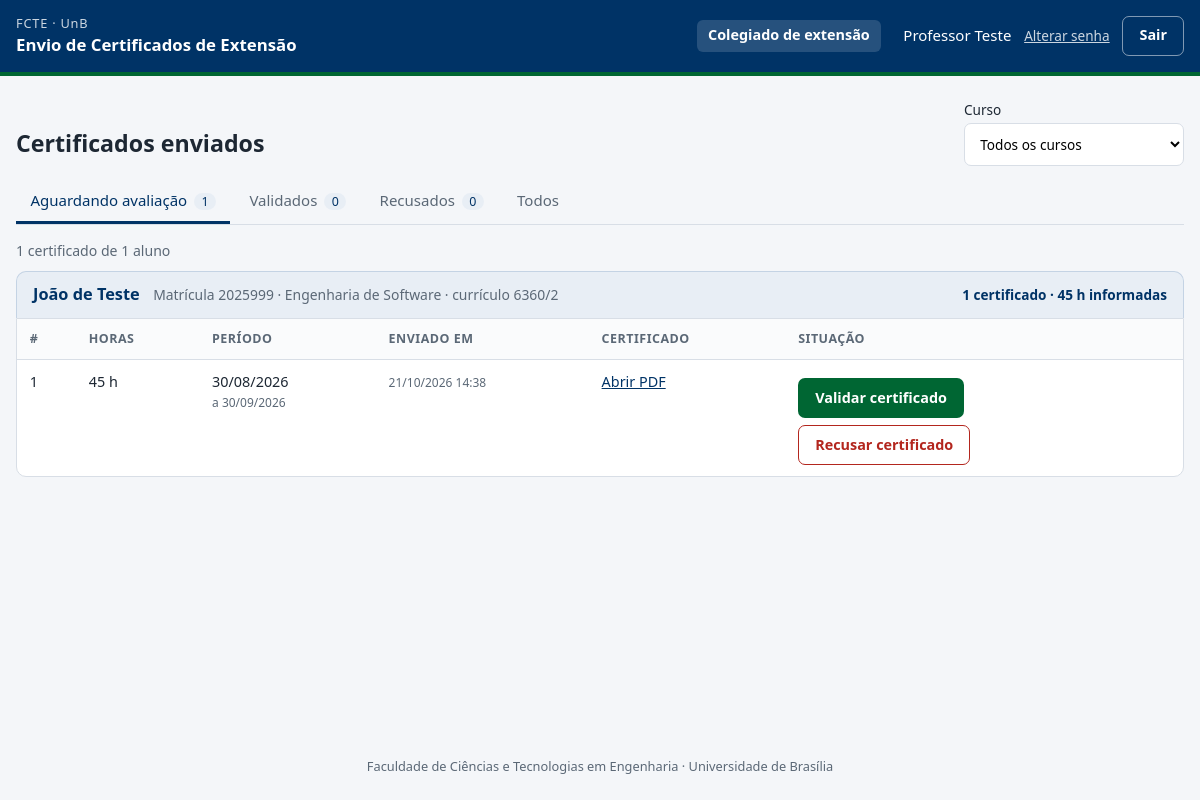
/colegiado/certificados (signed in), run on the app's committed database.
### tables this page shows
CREATE TABLE professores (
    id           INTEGER PRIMARY KEY AUTOINCREMENT,
    email        TEXT NOT NULL UNIQUE,
    nome         TEXT NOT NULL,
    senha_hash   TEXT,
    ativo        INTEGER NOT NULL DEFAULT 1,
    avaliador    INTEGER NOT NULL DEFAULT 1,
    coordenador  INTEGER NOT NULL DEFAULT 0,
    superusuario INTEGER NOT NULL DEFAULT 0,
    trocar_senha INTEGER NOT NULL DEFAULT 0
);

CREATE TABLE certificados (
    id            INTEGER PRIMARY KEY AUTOINCREMENT,
    matricula     TEXT NOT NULL REFERENCES alunos(matricula),
    arquivo       TEXT NOT NULL,
    nome_original TEXT NOT NULL,
    horas         REAL NOT NULL,
    data_inicio   TEXT NOT NULL,
    data_fim      TEXT NOT NULL,
    atuacao       TEXT NOT NULL CHECK (atuacao = 'participante'),
    status        TEXT NOT NULL DEFAULT 'aguardando'
                  CHECK (status IN ('aguardando','validado','recusado')),
    motivo        TEXT,
    horas_validadas REAL,
    reuniao       TEXT,
    lancado_em    TEXT,
    lancado_por   INTEGER REFERENCES professores(id),
    enviado_em    TEXT NOT NULL,
    avaliado_em   TEXT,
    avaliado_por  INTEGER REFERENCES professores(id)
);

CREATE TABLE alunos (
    matricula   TEXT PRIMARY KEY,
    nome        TEXT NOT NULL,
    curso       TEXT NOT NULL,
    curriculo   TEXT,
    senha_hash  TEXT,
    ativo       INTEGER NOT NULL DEFAULT 1
);

### app.py (the view)
@app.route("/colegiado/certificados")
@login_professor_requerido
def admin_painel():
    db = get_db()
    curso = request.args.get("curso", "")
    status = request.args.get("status", "aguardando")
    sql = """SELECT c.*, a.nome, a.curso, a.curriculo, p.nome AS avaliador
             FROM certificados c
             JOIN alunos a ON a.matricula = c.matricula
             LEFT JOIN professores p ON p.id = c.avaliado_por
             WHERE 1 = 1"""
    params = []
    if curso:
        sql += " AND a.curso = ?"
        params.append(curso)
    if status in STATUS:
        sql += " AND c.status = ?"
        params.append(status)
    sql += " ORDER BY c.enviado_em ASC" if status == "aguardando" else " ORDER BY c.enviado_em DESC"
    certs = db.execute(sql, params).fetchall()
    grupos = {}
    for c in certs:
        gr = grupos.setdefault(c["matricula"], {
            "matricula": c["matricula"], "nome": c["nome"], "curso": c["curso"],
            "curriculo": c["curriculo"], "certs": [], "horas": 0.0})
        gr["certs"].append(c)
        gr["horas"] += c["horas"]
    cursos = CURSOS_FCTE
    contagem = {r["status"]: r["n"] for r in db.execute(
        "SELECT status, COUNT(*) AS n FROM certificados GROUP BY status")}
    return render_template("admin_painel.html", grupos=list(grupos.values()), total=len(certs),
                           cursos=cursos, curso=curso, status=status, contagem=contagem)

### app.py (called while the page is built, shortened)
def get_db():
    if "db" not in g:
        g.db = sqlite3.connect(app.config["DATABASE"])
        g.db.row_factory = sqlite3.Row
        g.db.execute("PRAGMA foreign_keys = ON")
    return g.db

def garante_contas_teste(db):
    desejado = "1" if app.config["CONTAS_TESTE"] else "0"
    salvo = db.execute("SELECT valor FROM meta WHERE chave = 'contas_teste'").fetchone()
    if salvo is not None and salvo["valor"] == desejado:
        return

def csrf_token():
    if "_csrf" not in session:
        session["_csrf"] = secrets.token_urlsafe(32)
    return session["_csrf"]

@app.before_request
def antes():
    init_db()
    if request.method == "POST":
        token = request.form.get("csrf_token", "")
        if not token or not secrets.compare_digest(token, session.get("_csrf", "")):
            abort(400, "Sessão expirada. Recarregue a página e tente novamente.")

def carrega_servidor():
    uid = session.get("professor")
    usuario = get_db().execute(
        "SELECT * FROM professores WHERE id = ? AND ativo = 1", (uid,)
    ).fetchone() if uid else None
    if usuario is None:
        session.pop("professor", None)
    return usuario

def servidor_requerido(papel):
    def decorador(view):
        @wraps(view)
        def wrapper(*args, **kwargs):
            usuario = carrega_servidor()
            if usuario is None:
                return redirect(url_for("admin_login"))
            if usuario["trocar_senha"]:
                return redirect(url_for("trocar_senha"))
            if not usuario[papel]:
                flash("Seu perfil não tem acesso a esta área.", "erro")
                return redirect(area_inicial(usuario) or url_for("admin_sair"))
            g.usuario = g.professor = usuario
            g.cursos_coordenados = [r["curso"] for r in get_db().execute(
                "SELECT curso FROM coordenador_cursos WHERE usuario_id = ? ORDER BY curso",
                (usuario["id"],))]
            return view(*args, **kwargs)
        return wrapper
    return decorador

@app.template_filter("data_br")
def data_br(valor):
    if not valor:
        return ""
    try:
        if len(valor) == 10:
            return date.fromisoformat(valor).strftime("%d/%m/%Y")
        return datetime.fromisoformat(valor).strftime("%d/%m/%Y %H:%M")
    except ValueError:
        return valor

@app.template_filter("horas")
def fmt_horas(valor):
    valor = float(valor or 0)
    return (f"{valor:.0f}" if valor.is_integer() else f"{valor:.1f}".replace(".", ",")) + " h"

### templates/admin_painel.html (shortened to what this page needs)
{% extends "base.html" %}
{% block usuario %}
{% include "_servidor_topo.html" %}
{% endblock %}
{% block conteudo %}
<div class="cabecalho-admin">
  <h1>Certificados enviados</h1>
  <form method="get" class="filtros">
    <label>Curso
      <select name="curso" onchange="this.form.submit()">
        <option value="">Todos os cursos</option>
      </select>
    </label>
  </form>
</div>
<nav class="abas">
  {% for chave, rotulo in [('aguardando', 'Aguardando avaliação'), ('validado', 'Validados'), ('recusado', 'Recusados'), ('todos', 'Todos')] %}
    <a href="{{ url_for('admin_painel', status=chave, curso=curso) }}" class="aba {{ 'ativa' if status == chave }}">
      {{ rotulo }}
      {% if chave != 'todos' %}<span class="contador">{{ contagem.get(chave, 0) }}</span>{% endif %}
    </a>
  {% endfor %}
</nav>
{% if not grupos %}
  <p class="vazio cartao">Nenhum certificado encontrado com esses filtros.</p>
{% else %}
<p class="mini-info">{{ total }} certificado{{ 's' if total != 1 }} de {{ grupos|length }} aluno{{ 's' if grupos|length != 1 }}</p>
{% for gr in grupos %}
<section class="grupo-aluno">
  <header class="grupo-cabecalho">
    <div>
      <strong class="grupo-nome">{{ gr.nome }}</strong>
      <span class="grupo-dados">Matrícula {{ gr.matricula }} · {{ gr.curso }}{% if gr.curriculo %} · currículo {{ gr.curriculo }}{% endif %}</span>
    </div>
    <span class="grupo-resumo">{{ gr.certs|length }} certificado{{ 's' if gr.certs|length != 1 }} · {{ gr.horas|horas }} informadas</span>
  </header>
<div class="tabela-wrap">
<table class="tabela">
  <thead>
    <tr>
      <th>#</th><th>Horas</th>
      <th>Período</th><th>Enviado em</th><th>Certificado</th><th>Situação</th>
    </tr>
  </thead>
  <tbody>
  {% for c in gr.certs %}
    <tr>
      <td>{{ c.id }}</td>
      <td>{{ c.horas|horas }}</td>
      <td>{{ c.data_inicio|data_br }}<br><small>a {{ c.data_fim|data_br }}</small></td>
      <td><small>{{ c.enviado_em|data_br }}</small></td>
      <td><a href="{{ url_for('arquivo_admin', cid=c.id) }}" target="_blank">Abrir PDF</a></td>
      <td class="acoes">
        <form method="post" action="{{ url_for('avaliar', cid=c.id) }}" class="form-avaliar">
          <details class="valida">
            <summary class="btn btn-validar">Validar certificado</summary>
          </details>
          <details class="recusa">
            <summary class="btn btn-recusar">Recusar certificado</summary>
          </details>
        </form>
      </td>
    </tr>
  {% endfor %}
  </tbody>
</table>
</div>
</section>
{% endfor %}
{% endif %}
{% endblock %}

### templates/base.html (shortened to what this page needs)
<!doctype html>
<html lang="pt-BR">
<head>
  <link rel="stylesheet" href="{{ url_for('static', filename='style.css') }}">
</head>
<body>
  <header class="topo">
    <div class="topo-int">
      <div class="marca">
        <span class="sigla">FCTE · UnB</span>
        <span class="sistema">Envio de Certificados de Extensão</span>
      </div>
      {% block usuario %}{% endblock %}
    </div>
  </header>
  <main class="{% block classe_main %}conteudo{% endblock %}">
    {% block conteudo %}{% endblock %}
  </main>
  <footer class="rodape">
    Faculdade de Ciências e Tecnologias em Engenharia · Universidade de Brasília
  </footer>
</body>
</html>

### templates/_servidor_topo.html
<div class="usuario">
  <nav class="areas">
    {% for papel, (rotulo, endpoint) in PAPEIS.items() if g.usuario[papel] %}
      <a href="{{ url_for(endpoint) }}" class="{{ 'atual' if request.path.startswith(url_for(endpoint)) }}">{{ rotulo }}</a>
    {% endfor %}
  </nav>
  <span>{{ g.usuario.nome }}</span>
  <a class="link-topo" href="{{ url_for('trocar_senha') }}">Alterar senha</a>
  <a class="btn btn-claro" href="{{ url_for('admin_sair') }}">Sair</a>
</div>

### static/style.css (style rules this page uses)
:root { --azul: #003366; --azul-claro: #e8eef5; --verde: #006633; --verde-claro: #e3f2ea; --vermelho: #b3261e; --vermelho-claro: #fbeae9; --ambar: #8a5a00; --ambar-claro: #fff4dc; --texto: #1d2733; --suave: #5b6876; --borda: #d8dee6; --fundo: #f4f6f9; --raio: 10px; }
* { box-sizing: border-box; }
body { margin: 0; background: var(--fundo); color: var(--texto); font-family: system-ui, -apple-system, "Segoe UI", Roboto, sans-serif; font-size: 15px; line-height: 1.45; min-height: 100vh; display: flex; flex-direction: column; }
a { color: var(--azul); }
h1 { font-size: 1.45rem; margin: 0 0 .3rem; }
.topo { background: var(--azul); color: #fff; border-bottom: 4px solid var(--verde); }
.topo-int { max-width: 1200px; margin: 0 auto; padding: .9rem 1rem; display: flex; justify-content: space-between; align-items: center; gap: 1rem; flex-wrap: wrap; }
.marca { display: flex; flex-direction: column; }
.sigla { font-size: .8rem; letter-spacing: .06em; opacity: .8; }
.sistema { font-weight: 600; font-size: 1.05rem; }
.usuario { display: flex; align-items: center; gap: .8rem; }
.conteudo { max-width: 1200px; width: 100%; margin: 1.5rem auto; padding: 0 1rem; flex: 1; }
.rodape { text-align: center; color: var(--suave); font-size: .8rem; padding: 1.5rem 1rem; }
input, select, textarea { font: inherit; padding: .6rem .7rem; border: 1px solid var(--borda); border-radius: 7px; background: #fff; width: 100%; }
.btn { display: inline-block; font: inherit; font-weight: 600; font-size: .9rem; padding: .55rem 1rem; border-radius: 7px; border: 1px solid transparent; cursor: pointer; text-decoration: none; text-align: center; }
.btn-claro { background: transparent; color: #fff; border-color: rgba(255,255,255,.5); }
.btn-validar { background: var(--verde); color: #fff; }
.btn-recusar { background: #fff; color: var(--vermelho); border-color: var(--vermelho); }
summary.btn { list-style: none; }
.cabecalho-admin { display: flex; justify-content: space-between; align-items: end; gap: 1rem; flex-wrap: wrap; margin-bottom: 1rem; }
.filtros label { display: flex; flex-direction: column; gap: .25rem; font-size: .85rem; font-weight: 500; min-width: 260px; }
.abas { display: flex; gap: .3rem; border-bottom: 1px solid var(--borda); margin-bottom: 1rem; flex-wrap: wrap; }
.aba { padding: .55rem .9rem; text-decoration: none; color: var(--suave); border-bottom: 3px solid transparent; font-weight: 500; }
.aba.ativa { color: var(--azul); border-bottom-color: var(--azul); }
.contador { background: var(--azul-claro); color: var(--azul); border-radius: 999px; padding: 0 .45rem; font-size: .78rem; margin-left: .2rem; }
.tabela-wrap { overflow-x: auto; background: #fff; border: 1px solid var(--borda); border-radius: var(--raio); }
.tabela { width: 100%; border-collapse: collapse; font-size: .9rem; }
.tabela th, .tabela td { padding: .7rem .8rem; border-bottom: 1px solid var(--borda); text-align: left; vertical-align: top; }
.tabela th { background: #fafbfc; font-size: .78rem; text-transform: uppercase; letter-spacing: .04em; color: var(--suave); }
.tabela tr:last-child td { border-bottom: none; }
.tabela small { color: var(--suave); }
.acoes { min-width: 230px; }
.form-avaliar { display: flex; flex-direction: column; gap: .4rem; margin-top: .4rem; }
.areas { display: flex; gap: .2rem; margin-right: .6rem; flex-wrap: wrap; }
.areas a { color: #fff; opacity: .75; text-decoration: none; padding: .35rem .7rem; border-radius: 6px; font-size: .9rem; }
.areas a.atual { opacity: 1; background: rgba(255,255,255,.15); font-weight: 600; }
.filtros { display: flex; gap: .7rem; align-items: end; flex-wrap: wrap; }
.filtros label { min-width: 220px; }
.mini-info { color: var(--suave); font-size: .88rem; margin: 0 0 .6rem; }
.grupo-aluno { margin-bottom: 1.2rem; }
.grupo-cabecalho { display: flex; justify-content: space-between; align-items: center; gap: 1rem; flex-wrap: wrap; background: var(--azul-claro); border: 1px solid #c4d3e4; border-bottom: 0; border-radius: var(--raio) var(--raio) 0 0; padding: .7rem 1rem; }
.grupo-cabecalho + .tabela-wrap { border-radius: 0 0 var(--raio) var(--raio); }
.grupo-nome { font-size: 1.02rem; color: var(--azul); margin-right: .6rem; }
.grupo-dados { color: var(--suave); font-size: .87rem; }
.grupo-resumo { font-size: .85rem; color: var(--azul); font-weight: 600; }
.link-topo { color: #fff; opacity: .8; font-size: .85rem; }

### data on the page
professores: usuario.nome "Professor Teste"
certificados: nome "João de Teste", matricula "2025999", curso "Engenharia de Software", curriculo "6360/2", certs|length "1", horas|horas "45 h", id "1", data_inicio|data_br "30/08/2026", data_fim|data_br "30/09/2026", enviado_em|data_br "21/10/2026 14:38"

### other printed values
{{ rotulo }} "Colegiado de extensão"
{{ rotulo }} "Aguardando avaliação" "Validados" "Recusados" "Todos"
{{ contagem.get(chave, 0) }} "1" "0" "0"
{{ total }} "1"
{{ grupos|length }} "1"
